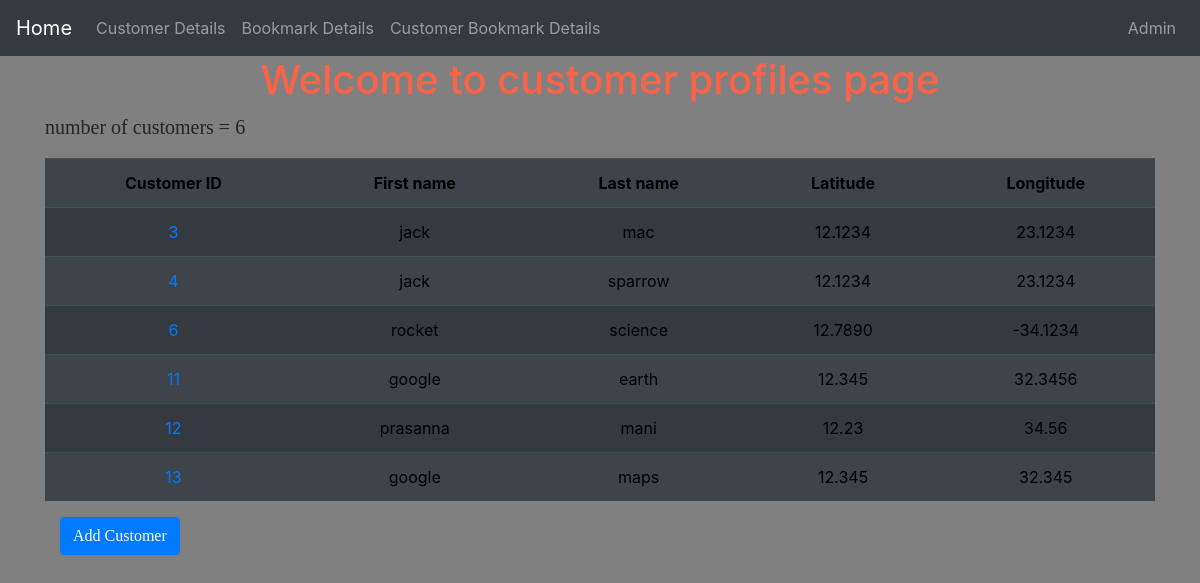
The app's page /app/ with its own data.
### CB_app/models.py (models this page shows, shortened)
class customer_profile(models.Model):
    customer_fname = models.CharField(max_length = 50)
    customer_lname = models.CharField(max_length = 50)
    lat = models.CharField(max_length = 50)
    lon = models.CharField(max_length = 50)

### CB_app/views.py (the view)
# urls.py: path('',views.customerListView.as_view(),name='customer'),
class customerListView(ListView):
    model = customer_profile

### CB_app/templates/CB_app/customer_profile_list.html
{% extends "base.html" %}
{% block body_block %}
<h1>Welcome to customer profiles page</h1>
<p>number of customers = {{customer_profile_list|length}}</p>
<table class="table table-dark table-striped">
      <tr>
          <th>Customer ID</th>
          <th>First name</th>
          <th>Last name</th>
          <th>Latitude</th>
          <th>Longitude</th>
      </tr>
    {% for customer in customer_profile_list %}
      <tr>
          <td><a href="{{customer.id}}">{{ customer.id }}</a></td>
          <td>{{ customer.customer_fname }}</td>
          <td>{{ customer.customer_lname }}</td>
          <td>{{ customer.lat }}</td>
          <td>{{ customer.lon }}</td>
      </tr>
    {% endfor %}
    </table>
    <div class="container">
    <p><a class='btn btn-primary' href="{% url 'CB_app:create' %}">Add Customer</a></p>
  </div>
{% endblock %}

### templates/base.html (shortened to what this page needs)
<!DOCTYPE html>
<html lang="en" dir="ltr">
  <head>
    <link rel="stylesheet" href="https://stackpath.bootstrapcdn.com/bootstrap/4.5.0/css/bootstrap.min.css"
>
  </head>
  <body style="background-color:grey;">
    <nav class="navbar navbar-expand-lg navbar-dark bg-dark">
      <div class="navbar-nav">
        <a class="navbar-brand" href="{% url 'index' %}">Home</a>
        <a class="nav-item nav-link" href={% url 'CB_app:customer' %}>Customer Details</a>
        <a class="nav-item nav-link" href={% url 'CB_app:bookmark' %}>Bookmark Details</a>
        <a class="nav-item nav-link" href={% url 'CB_app:query' %}>Customer Bookmark Details</a>
        </div>
        <div class="navbar-nav align-items-center ml-auto">
        <a class="nav-item nav-link" href="{% url 'admin:index' %}">Admin</a>
      </div>
    </nav>
    <div class="container">
        {% block body_block %}
        {% endblock %}
    </div>
  </body>
</html>

### templates/base.html (style rules this page uses)
h1 { color:Tomato; text-align: center; }
th,tr { color:black; text-align: center; }
p { font-family: verdana; font-size: 20px; }

### records on screen
customer_profile: id "3", customer_fname "jack", customer_lname "mac", lat "12.1234", lon "23.1234"
customer_profile: id "4", customer_fname "jack", customer_lname "sparrow", lat "12.1234", lon "23.1234"
customer_profile: id "6", customer_fname "rocket", customer_lname "science", lat "12.7890", lon "-34.1234"
customer_profile: id "11", customer_fname "google", customer_lname "earth", lat "12.345", lon "32.3456"
customer_profile: id "12", customer_fname "prasanna", customer_lname "mani", lat "12.23", lon "34.56"
customer_profile: id "13", customer_fname "google", customer_lname "maps", lat "12.345", lon "32.345"

### other values on screen
{{ customer_profile_list|length }} "6"
